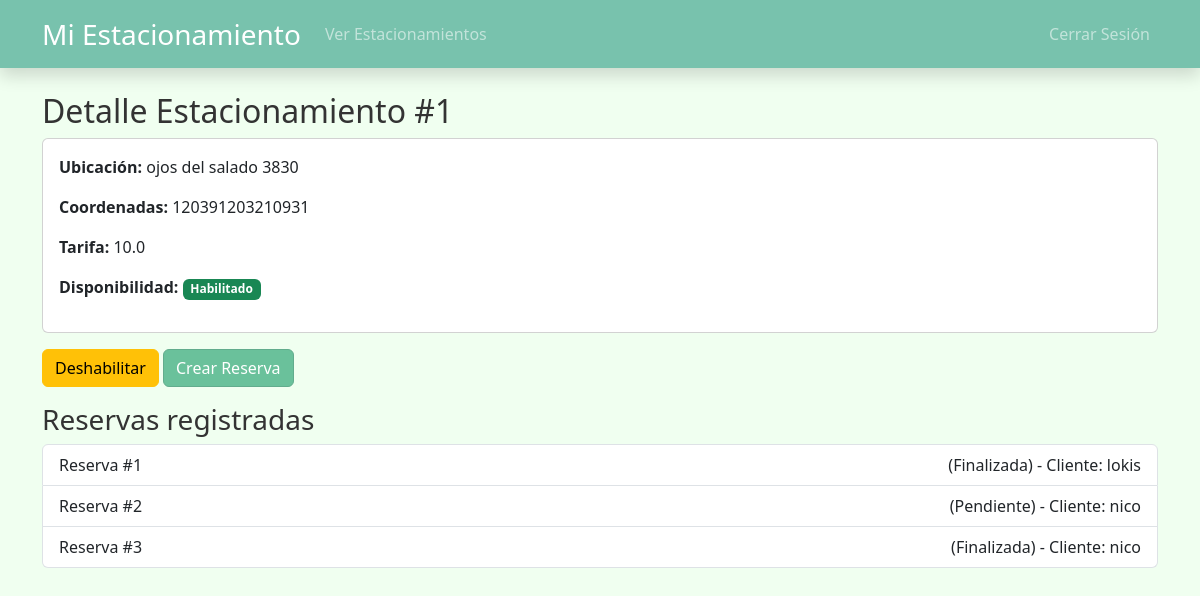
The app's page /estacionamientos/1/ (signed in) with its own data.
### estacionamientos/models.py (models this page shows, shortened)
class Estacionamiento(models.Model):
    owner = models.ForeignKey(
        settings.AUTH_USER_MODEL,
        on_delete=models.CASCADE,
        limit_choices_to={'rol': 'dueno'},
        related_name='estacionamientos'
    )
    ubicacion = models.CharField(max_length=255)
    coordenadas = models.CharField(max_length=255)
    tarifa = models.FloatField()
    disponibilidad = models.BooleanField(default=True)
    accesoRemoto = models.BooleanField(default=False)
    tipo = models.CharField(max_length=50, blank=True, null=True)

class Reserva(models.Model):
    ESTADO_CHOICES = (
        ('Pendiente', 'Pendiente'),
        ('Confirmada', 'Confirmada'),
        ('Cancelada', 'Cancelada'),
        ('Finalizada', 'Finalizada'),
    )
    cliente = models.ForeignKey(
        settings.AUTH_USER_MODEL,
        on_delete=models.CASCADE,
        limit_choices_to={'rol': 'cliente'},
        related_name='reservas'
    )
    estacionamiento = models.ForeignKey(
        Estacionamiento,
        on_delete=models.CASCADE,
        related_name='reservas'
    )
    fechaInicio = models.DateTimeField()
    fechaFin = models.DateTimeField()
    tiempoExpiracion = models.IntegerField(default=0)
    estado = models.CharField(max_length=10, choices=ESTADO_CHOICES, default='Pendiente')

### users/models.py (models this page shows, shortened)
class CustomUser(AbstractUser):
    ROL_CHOICES = (
        ('cliente', 'Cliente'),
        ('dueno', 'Dueño'),
        ('administrador', 'Administrador'),
        ('consultor', 'Consultor'),
    )
    rol = models.CharField(max_length=20, choices=ROL_CHOICES, default='cliente')
    cuenta_bancaria = models.CharField(max_length=50, blank=True, null=True)
    tarjeta_credito = models.CharField(max_length=16, blank=True, null=True)
    banco = models.CharField(max_length=50, blank=True, null=True)
    rut = models.CharField(max_length=12, blank=True, null=True)
    direccion = models.CharField(max_length=255, blank=True, null=True)

### estacionamientos/views.py (the view)
# urls.py: path('<int:pk>/', detalle_estacionamiento, name='detalle_estacionamiento'),
@login_required
def detalle_estacionamiento(request, pk):
    estacionamiento = get_object_or_404(Estacionamiento, pk=pk)
    return render(request, 'estacionamientos/detalle_estacionamiento.html', {
        'estacionamiento': estacionamiento
    })

### core/context_processors.py (called while the page is built)
def google_maps_key(request):
    return {
        'GOOGLE_MAPS_API_KEY': settings.GOOGLE_MAPS_API_KEY
    }

### estacionamientos/templates/estacionamientos/detalle_estacionamiento.html
{% extends 'base.html' %}
{% block content %}
<h2>Detalle Estacionamiento #{{ estacionamiento.id }}</h2>
<div class="card p-3 mb-3">
  <p><strong>Ubicación:</strong> {{ estacionamiento.ubicacion }}</p>
  <p><strong>Coordenadas:</strong> {{ estacionamiento.coordenadas }}</p>
  <p><strong>Tarifa:</strong> {{ estacionamiento.tarifa }}</p>
  <p>
    <strong>Disponibilidad:</strong>
    {% if estacionamiento.disponibilidad %}
      <span class="badge bg-success">Habilitado</span>
    {% else %}
      <span class="badge bg-danger">Deshabilitado</span>
    {% endif %}
  </p>
</div>
<div class="mb-3">
  {% if estacionamiento.disponibilidad %}
    <a href="{% url 'deshabilitar_estacionamiento' estacionamiento.id %}" class="btn btn-warning">Deshabilitar</a>
  {% else %}
    <a href="{% url 'habilitar_estacionamiento' estacionamiento.id %}" class="btn btn-info">Habilitar</a>
  {% endif %}
  <a href="{% url 'crear_reserva' estacionamiento.id %}" class="btn btn-success">Crear Reserva</a>
</div>
<h3>Reservas registradas</h3>
<ul class="list-group">
  {% for reserva in estacionamiento.reservas.all %}
    <li class="list-group-item d-flex justify-content-between align-items-center">
      Reserva #{{ reserva.id }}
      <span>({{ reserva.estado }}) - Cliente: {{ reserva.cliente.username }}</span>
    </li>
  {% endfor %}
</ul>
{% endblock %}

### static/css/styles.css (style rules this page uses)
body { background-color: #f0fff0; color: #333; }
.btn-success { background-color: #6ac19b !important; border-color: #62ac8d !important; }

### records on screen
Estacionamiento: id "1", ubicacion "ojos del salado 3830", coordenadas "120391203210931", tarifa "10.0"
Reserva: id "1", estado "Finalizada", cliente.username "lokis"
Reserva: id "2", estado "Pendiente", cliente.username "nico"
Reserva: id "3", estado "Finalizada", cliente.username "nico"
